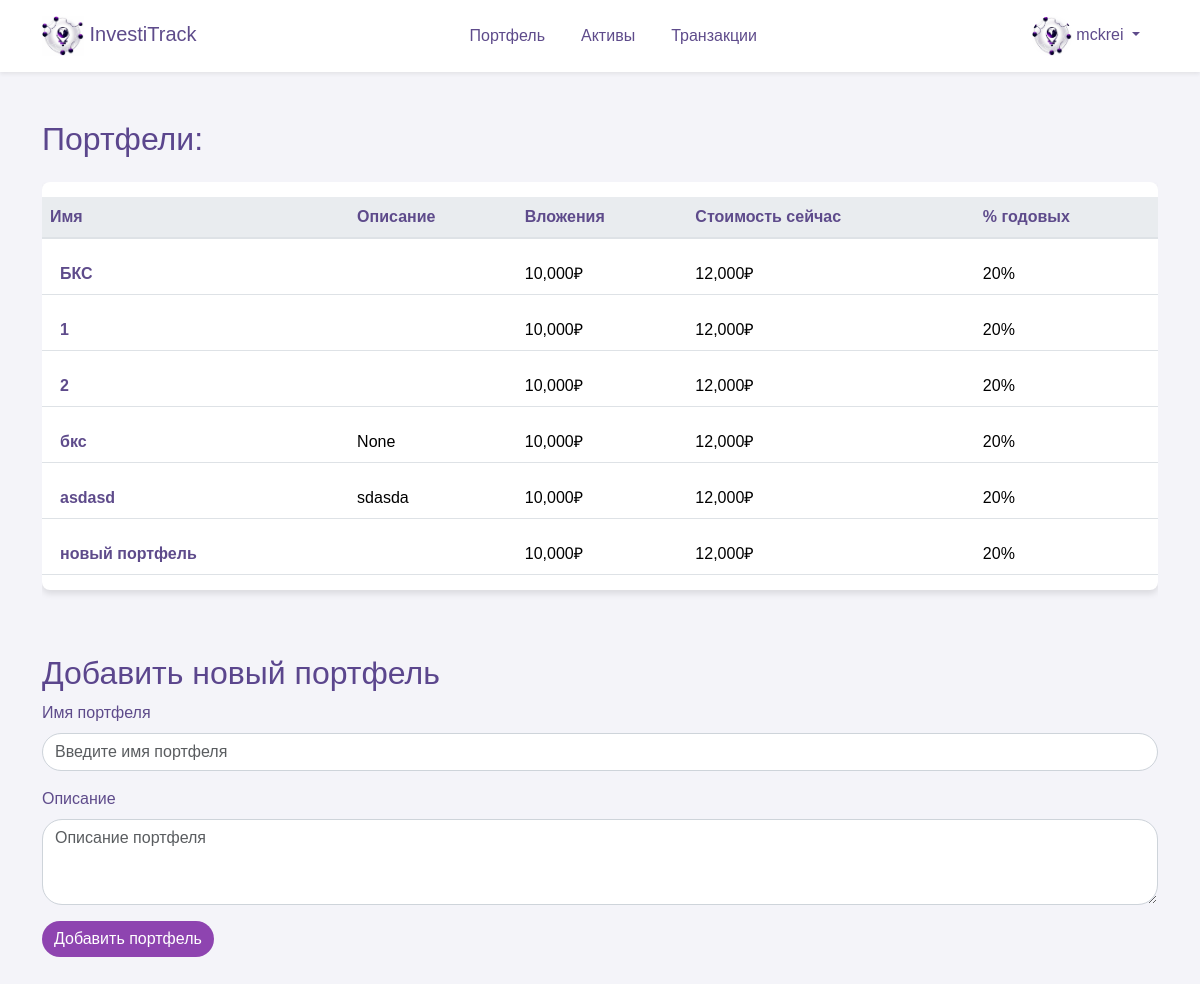
/portfolio (signed in), run on the app's committed database.
### database/models.py (models this page shows, shortened)
class User(Base):
    __tablename__ = "user"
    id = Column(Integer, primary_key=True)
    username = Column(String, unique=True)
    email = Column(String, unique=True)
    password = Column(String)
    asset_types = relationship("AssetType", back_populates="user")
    portfolios = relationship("Portfolio", back_populates="user")

class Portfolio(Base):
    __tablename__ = "portfolio"
    id = Column(Integer, primary_key=True)
    name = Column(String)
    description = Column(String)
    user_id = Column(Integer, ForeignKey("user.id"))
    user = relationship("User", back_populates="portfolios")
    assets = relationship("Asset", back_populates="portfolio")

### frontend/router.py (the view)
@router.get("/portfolio")
async def get_portfolio(
    request: Request,
    user: User = Depends(get_user_or_redirect),
    session: AsyncSession = Depends(get_session),
):
    data = await CRUDPortfolio.get_all_by_user_id(session, user.id)
    return templates.TemplateResponse(
        "page/portfolio.html", {"request": request, "user": user, "data": data}
    )

### frontend/template/page/portfolio.html (shortened to what this page needs)
{% extends "base/base.html" %}
{% block content %}
<div class="row">
  <div class="col-12">
    <h2 class="mb-4">Портфели:</h2>
    <div class="table-responsive">
      <table class="table table-hover table-shadow table-rounded">
        <thead>
          <tr>
            <th scope="col">Имя</th>
            <th scope="col">Описание</th>
            <th scope="col">Вложения</th>
            <th scope="col">Стоимость сейчас</th>
            <th scope="col">% годовых</th>
          </tr>
        </thead>
        <tbody>
          {% for portfolio in data %}
          <tr>
            <td><a class="nav-link" href="/asset?portfolio_id={{portfolio.id}}"><b>{{portfolio.name}}</b></a></td>
            <td>{{portfolio.description}}</td>
            <td>10,000₽</td>
            <td>12,000₽</td>
            <td>20%</td>
          </tr>
          {% endfor %}
        </tbody>
      </table>
    </div>
  </div>
</div>
<div class="mt-5">
  <h2>Добавить новый портфель</h2>
  <form action="/portfolio" method="post">
    <div class="mb-3">
      <label for="name" class="form-label">Имя портфеля</label>
      <input type="text" class="form-control" id="name" name="name" placeholder="Введите имя портфеля">
    </div>
    <div class="mb-3">
      <label for="description" class="form-label">Описание</label>
      <textarea class="form-control" id="description" name="description" rows="3"
        placeholder="Описание портфеля"></textarea>
    </div>
    <button type="submit" class="btn btn-primary">Добавить портфель</button>
  </form>
</div>
{% endblock %}

### frontend/template/base/nav.html (shortened to what this page needs)
<nav class="navbar navbar-expand-lg navbar-light shadow-sm">
    <div class="container">
      <a class="navbar-brand" href="/">
        <img src="/assets/img/logo2.png" alt="InvestiTrack Logo" id="brand-logo" style="max-height: 40px;"> InvestiTrack
      </a>
      <div class="collapse navbar-collapse" id="navbarNav">
        {% if user %}
        <ul class="navbar-nav mx-auto">
          <li class="nav-item {% if request_path == '/portfolio' %}active{% endif %}">
            <a class="nav-link" href="/portfolio">Портфель</a>
          </li>
          <li class="nav-item {% if request_path == '/asset' %}active{% endif %}">
            <a class="nav-link" href="/asset">Активы</a>
          </li>
          <li class="nav-item {% if request_path == '/transaction' %}active{% endif %}">
            <a class="nav-link" href="/transaction">Транзакции</a>
          </li>
        </ul>
        <ul class="navbar-nav">
          <li class="nav-item dropdown">
            <a class="nav-link dropdown-toggle" href="#" id="navbarDropdownMenuLink" data-bs-toggle="dropdown"
              aria-expanded="false">
              <img src="/assets/img/logo2.png" alt="Профиль" style="border-radius: 50%; width: 40px; height: 40px;">
              {{user.username}}
            </a>
          </li>
        </ul>
        {% endif %}
      </div>
    </div>
</nav>

### frontend/assets/css/base.css (style rules this page uses)
body { margin: 0; font-family: 'Nunito Sans', Arial, sans-serif; background-color: #f4f4f9; }
.navbar { background-color: #ffffff; box-shadow: 0 4px 6px rgba(0, 0, 0, 0.1); }
.navbar-brand, .nav-link { color: #5e4b8b !important; }
.nav-link { margin: 0 10px; border-radius: 20px; transition: background-color 0.3s, color 0.3s; }
h2 { color: #5b468d; }
.table { background-color: #ffffff; color: #5e4b8b; border-collapse: separate; border-spacing: 0 15px; }
.table th, .table td { border-top: none !important; vertical-align: middle; }
.table thead th { background-color: #e9ecef; color: #5e4b8b; border-bottom: 2px solid #dee2e6; }
.table .btn, .table a { color: #7e57c2; transition: color 0.3s; }
.table td { padding: .5rem; }
.table-rounded { border-radius: .5rem; overflow: hidden; }
.table-shadow { box-shadow: 0 4px 6px rgba(0, 0, 0, 0.1); }
.form-label { color: #5e4b8b; }
.form-control { border-radius: 20px; border: 1px solid #ced4da; transition: border-color 0.3s, box-shadow 0.3s; }
.btn { border-radius: 20px; }
.btn-primary { background-color: #8e44b0; border: none; color: #ffffff; transition: background-color 0.3s, color 0.3s, box-shadow 0.3s; }

### data on the page
User: username "mckrei"
Portfolio: name "БКС"
Portfolio: name "1"
Portfolio: name "2"
Portfolio: name "бкс", description "None"
Portfolio: name "asdasd", description "sdasda"
Portfolio: name "новый портфель"
